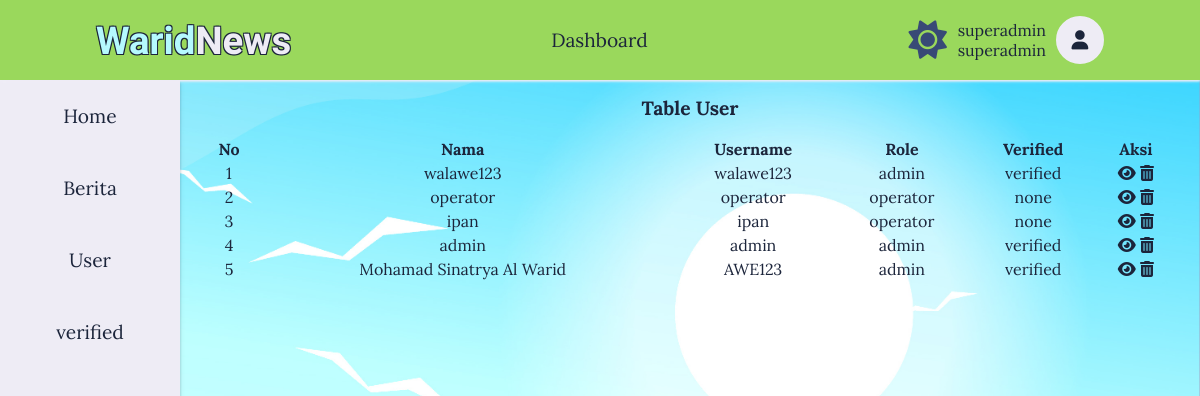
/?page=dashboard&role=superadmin&subPage=table-user (signed in), run on the app's committed database.
### tables this page shows
CREATE TABLE `user` (
  `id` int(10) NOT NULL,
  `username` varchar(30) NOT NULL,
  `password` varchar(30) NOT NULL,
  `nama` varchar(30) NOT NULL,
  `role` varchar(20) NOT NULL,
  `foto` varchar(50) NOT NULL,
  `verified` varchar(30) NOT NULL
);

### app/auth/auth.php (called while the page is built, shortened)
<?php
$user_is_signin = isset($_SESSION['username']) && isset($_SESSION['id']);
if ($user_is_signin) {
    $id = $_SESSION['id'];
}
?>

### index.php (called while the page is built)
<?php
    include "./assets/scripts/scripts.php";
?>

### assets/components/superadmin/table_user.php (the view)
<section id="table-user">
    <?php
        $userData = mysqli_query($koneksi, "SELECT * FROM user");
        $no = 1;
        ?>
    <h2>Table User</h2>
    <table>
        <thead>
            <tr>
                <th>No</th>
                <th>Nama</th>
                <th>Username</th>
                <th>Role</th>
                <th>Verified</th>
                <th>Aksi</th>
            </tr>
        </thead>
        <tbody>
    <?php while ($userIsi = mysqli_fetch_array($userData)) {
        if ($userIsi['role'] != 'superadmin') {
    ?>
        <tr>
            <td><?php echo $no++; ?></td>
            <td><?php echo $userIsi['nama']; ?></td>
            <td><?php echo $userIsi['username']; ?></td>
            <td><?php echo $userIsi['role']; ?></td>
            <td><?php echo $userIsi['verified']; ?></td>
            <td>
                <a href=" ?page=user_view&role=<?php echo $currentRole; ?>&username=<?php echo $userIsi['username'] ?>"><i class="fa-solid fa-eye"></i></a>
                <a href="?page=user_delete&id=<?php echo $userIsi['id'] ?>"><i class="fa-solid fa-trash-can"></i></a>
            </td>
        </tr>
    <?php }
    }
    ?>
        </tbody>
    </table>
</section>

### assets/components/profile/profileFoto.php
<?php
    if (isset($_SESSION['username']) && isset($_SESSION['id'])) {
        $data = mysqli_query($koneksi, "SELECT * FROM user WHERE id='$id'");
        if ($data) {
            while ($userIsi = mysqli_fetch_array($data)) {
        ?>
        <?php if ($userIsi['foto'] == 'default') { ?>
            <div class="userIn"><i class="fa-solid fa-user"></i></div>
        <?php } else { ?>
            <img src="<?php echo $userDir.htmlspecialchars($userIsi['foto']); ?>" alt="Profile Picture" class="userIn">
        <?php } ?>
        <?php
            }
        } else {
            echo "<p>Error fetching user data.</p>";
        }
    }
?>

### assets/css/style.css (style rules this page uses)
* { box-sizing: border-box; text-decoration: none; font-family: var(--Lora); scroll-behavior: smooth; color: var(--color-1); }
:root { --Lora: 'Lora', serif; --Candal: 'Candal', serif; --text-3D: 1px 1px 2px var(--box-color), 2px 2px 2px var(--box-color), 3px 3px 2px var(--box-color); --box-color: rgba(0, 0, 0, 0.4); --color-1-brand: rgba(181, 249, 254, 1); --color-3-brand: rgb(238, 236, 245); --textStroke-brand: -1px -1px 0 rgba(28, 37, 59, 1), 1px -1px 0 rgba(28, 37, 59, 1), -1px 1px 0 rgba(28, 37, 59, 1), 1px 1px 0 rgba(28, 37, 59, 1); --fontSizeI: clamp(125px, 25vh, 500px); --fontSize1: clamp(24px, 4.8vh, 96px); --fontSizeSpan: clamp(20px, 4vh, 80px); --fontSize2: clamp(12px, 2.4vh, 48px); --fontSize3: clamp(10px, 2vh, 40px); --fontSize4: clamp(8px, 1.6vh, 32px); --fontSize5: clamp(6px, 1.2vh, 24px); --box-shadow: var(--color-3) 0px 1px 3px, var(--color-3) 0px 1px 2px; --bg: url("../images/bg-light.jpg"); --color-1: rgba(28, 37, 59, 1); --color-2: rgba(203, 236, 218, 1); --color-3: rgb(238, 236, 245); --color-4: rgba(154, 216, 92, 1); --color-5: rgba(251, 248, 211, .5); --textStroke: -1px -1px 0 var(--color-3), 1px -1px 0 var(--color-3), -1px 1px 0 var(--color-3), 1px 1px 0 var(--color-3); --brightness: brightness(90%); }
body { background: var(--bg); background-size: cover; background-repeat: no-repeat; margin: 0; padding: 0; }
header * { font-size: var(--fontSize2); }
.subPage section { width: 100%; max-height: 99%; display: flex; flex-direction: column; text-align: center; }
.subPage h2 { font-size: var(--fontSize2); }
.subPage section { height: 100%; overflow-y: scroll; }

### data on the page
user: foto "default" (drawn)
user: nama "walawe123", username "walawe123", role "admin", verified "verified"
user: nama "operator", username "operator", role "operator", verified "none"
user: nama "ipan", username "ipan", role "operator", verified "none"
user: nama "admin", username "admin", role "admin", verified "verified"
user: nama "Mohamad Sinatrya Al Warid", username "AWE123", role "admin", verified "verified"

### other printed values
$_SESSION['username'] "superadmin"
$_SESSION['role'] "superadmin"
